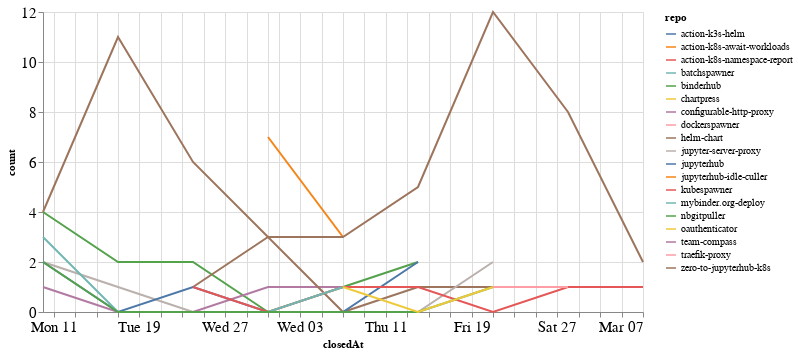

The notebook cell this image was saved under:
### Code cell
closed_by_time = closed_by.groupby('repo').resample('W', on='closedAt').count()['author'].reset_index()
closed_by_time = closed_by_time.rename(columns={'author': 'count'})

alt.Chart(closed_by_time, width=600).mark_line().encode(
    x='closedAt',
    y='count',
    color='repo',
    tooltip="repo"
)

### Figure 1 — Vega-Lite specification as saved in the notebook (floating-point values rounded to 4 significant figures)
{"config": {"axisLeft": {"labelFontSize": 15}, "axisBottom": {"labelFontSize": 15}}, "data": {"name": "data-d2832423d3877cc25d55faabf0539bcb"}, "mark": "line", "encoding": {"color": {"type": "nominal", "field": "repo"}, "tooltip": {"type": "nominal", "field": "repo"}, "x": {"type": "temporal", "field": "closedAt"}, "y": {"type": "quantitative", "field": "count"}}, "width": 600, "$schema": "https://vega.github.io/schema/vega-lite/v4.8.1.json", "datasets": {"data-d2832423d3877cc25d55faabf0539bcb": [{"repo": "action-k3s-helm", "closedAt": "2021-01-17T00:00:00", "count": 3}, {"repo": "action-k8s-await-workloads", "closedAt": "2021-01-31T00:00:00", "count": 7}, {"repo": "action-k8s-await-workloads", "closedAt": "2021-02-07T00:00:00", "count": 3}, {"repo": "action-k8s-namespace-report", "closedAt": "2021-02-07T00:00:00", "count": 1}, {"repo": "batchspawner", "closedAt": "2021-01-31T00:00:00", "count": 4}, {"repo": "binderhub", "closedAt": "2021-01-10T00:00:00", "count": 4}, {"repo": "binderhub", "closedAt": "2021-01-17T00:00:00", "count": 2}, {"repo": "binderhub", "closedAt": "2021-01-24T00:00:00", "count": 2}, {"repo": "binderhub", "closedAt": "2021-01-31T00:00:00", "count": 0}, {"repo": "binderhub", "closedAt": "2021-02-07T00:00:00", "count": 1}, {"repo": "binderhub", "closedAt": "2021-02-14T00:00:00", "count": 2}, {"repo": "chartpress", "closedAt": "2021-01-24T00:00:00", "count": 1}, {"repo": "configurable-http-proxy", "closedAt": "2021-01-10T00:00:00", "count": 1}, {"repo": "configurable-http-proxy", "closedAt": "2021-01-17T00:00:00", "count": 0}, {"repo": "configurable-http-proxy", "closedAt": "2021-01-24T00:00:00", "count": 0}, {"repo": "configurable-http-proxy", "closedAt": "2021-01-31T00:00:00", "count": 1}, {"repo": "configurable-http-proxy", "closedAt": "2021-02-07T00:00:00", "count": 1}, {"repo": "configurable-http-proxy", "closedAt": "2021-02-14T00:00:00", "count": 1}, {"repo": "dockerspawner", "closedAt": "2021-02-28T00:00:00", "count": 1}, {"repo": "helm-chart", "closedAt": "2021-01-24T00:00:00", "count": 1}, {"repo": "helm-chart", "closedAt": "2021-01-31T00:00:00", "count": 3}, {"repo": "helm-chart", "closedAt": "2021-02-07T00:00:00", "count": 0}, {"repo": "helm-chart", "closedAt": "2021-02-14T00:00:00", "count": 1}, {"repo": "helm-chart", "closedAt": "2021-02-21T00:00:00", "count": 1}, {"repo": "helm-chart", "closedAt": "2021-02-28T00:00:00", "count": 1}, {"repo": "jupyter-server-proxy", "closedAt": "2021-01-10T00:00:00", "count": 2}, {"repo": "jupyter-server-proxy", "closedAt": "2021-01-17T00:00:00", "count": 1}, {"repo": "jupyter-server-proxy", "closedAt": "2021-01-24T00:00:00", "count": 0}, {"repo": "jupyter-server-proxy", "closedAt": "2021-01-31T00:00:00", "count": 0}, {"repo": "jupyter-server-proxy", "closedAt": "2021-02-07T00:00:00", "count": 0}, {"repo": "jupyter-server-proxy", "closedAt": "2021-02-14T00:00:00", "count": 0}, {"repo": "jupyter-server-proxy", "closedAt": "2021-02-21T00:00:00", "count": 2}, {"repo": "jupyterhub", "closedAt": "2021-01-10T00:00:00", "count": 2}, {"repo": "jupyterhub", "closedAt": "2021-01-17T00:00:00", "count": 0}, {"repo": "jupyterhub", "closedAt": "2021-01-24T00:00:00", "count": 1}, {"repo": "jupyterhub", "closedAt": "2021-01-31T00:00:00", "count": 0}, {"repo": "jupyterhub", "closedAt": "2021-02-07T00:00:00", "count": 0}, {"repo": "jupyterhub", "closedAt": "2021-02-14T00:00:00", "count": 2}, {"repo": "jupyterhub-idle-culler", "closedAt": "2021-01-31T00:00:00", "count": 1}, {"repo": "kubespawner", "closedAt": "2021-01-24T00:00:00", "count": 1}, {"repo": "kubespawner", "closedAt": "2021-01-31T00:00:00", "count": 0}, {"repo": "kubespawner", "closedAt": "2021-02-07T00:00:00", "count": 1}, {"repo": "kubespawner", "closedAt": "2021-02-14T00:00:00", "count": 1}, {"repo": "kubespawner", "closedAt": "2021-02-21T00:00:00", "count": 0}, {"repo": "kubespawner", "closedAt": "2021-02-28T00:00:00", "count": 1}, {"repo": "kubespawner", "closedAt": "2021-03-07T00:00:00", "count": 1}, {"repo": "mybinder.org-deploy", "closedAt": "2021-01-10T00:00:00", "count": 3}, {"repo": "mybinder.org-deploy", "closedAt": "2021-01-17T00:00:00", "count": 0}, {"repo": "mybinder.org-deploy", "closedAt": "2021-01-24T00:00:00", "count": 0}, {"repo": "mybinder.org-deploy", "closedAt": "2021-01-31T00:00:00", "count": 0}, {"repo": "mybinder.org-deploy", "closedAt": "2021-02-07T00:00:00", "count": 1}, {"repo": "nbgitpuller", "closedAt": "2021-01-10T00:00:00", "count": 2}, {"repo": "nbgitpuller", "closedAt": "2021-01-17T00:00:00", "count": 0}, {"repo": "nbgitpuller", "closedAt": "2021-01-24T00:00:00", "count": 0}, {"repo": "nbgitpuller", "closedAt": "2021-01-31T00:00:00", "count": 0}, {"repo": "nbgitpuller", "closedAt": "2021-02-07T00:00:00", "count": 0}, {"repo": "nbgitpuller", "closedAt": "2021-02-14T00:00:00", "count": 0}, {"repo": "nbgitpuller", "closedAt": "2021-02-21T00:00:00", "count": 1}, {"repo": "oauthenticator", "closedAt": "2021-02-07T00:00:00", "count": 1}, {"repo": "oauthenticator", "closedAt": "2021-02-14T00:00:00", "count": 0}, {"repo": "oauthenticator", "closedAt": "2021-02-21T00:00:00", "count": 1}, {"repo": "team-compass", "closedAt": "2021-02-28T00:00:00", "count": 1}, {"repo": "traefik-proxy", "closedAt": "2021-02-21T00:00:00", "count": 1}, {"repo": "traefik-proxy", "closedAt": "2021-02-28T00:00:00", "count": 1}, {"repo": "zero-to-jupyterhub-k8s", "closedAt": "2021-01-10T00:00:00", "count": 4}, {"repo": "zero-to-jupyterhub-k8s", "closedAt": "2021-01-17T00:00:00", "count": 11}, {"repo": "zero-to-jupyterhub-k8s", "closedAt": "2021-01-24T00:00:00", "count": 6}, {"repo": "zero-to-jupyterhub-k8s", "closedAt": "2021-01-31T00:00:00", "count": 3}, {"repo": "zero-to-jupyterhub-k8s", "closedAt": "2021-02-07T00:00:00", "count": 3}, {"repo": "zero-to-jupyterhub-k8s", "closedAt": "2021-02-14T00:00:00", "count": 5}, {"repo": "zero-to-jupyterhub-k8s", "closedAt": "2021-02-21T00:00:00", "count": 12}, {"repo": "zero-to-jupyterhub-k8s", "closedAt": "2021-02-28T00:00:00", "count": 8}, {"repo": "zero-to-jupyterhub-k8s", "closedAt": "2021-03-07T00:00:00", "count": 2}]}}
